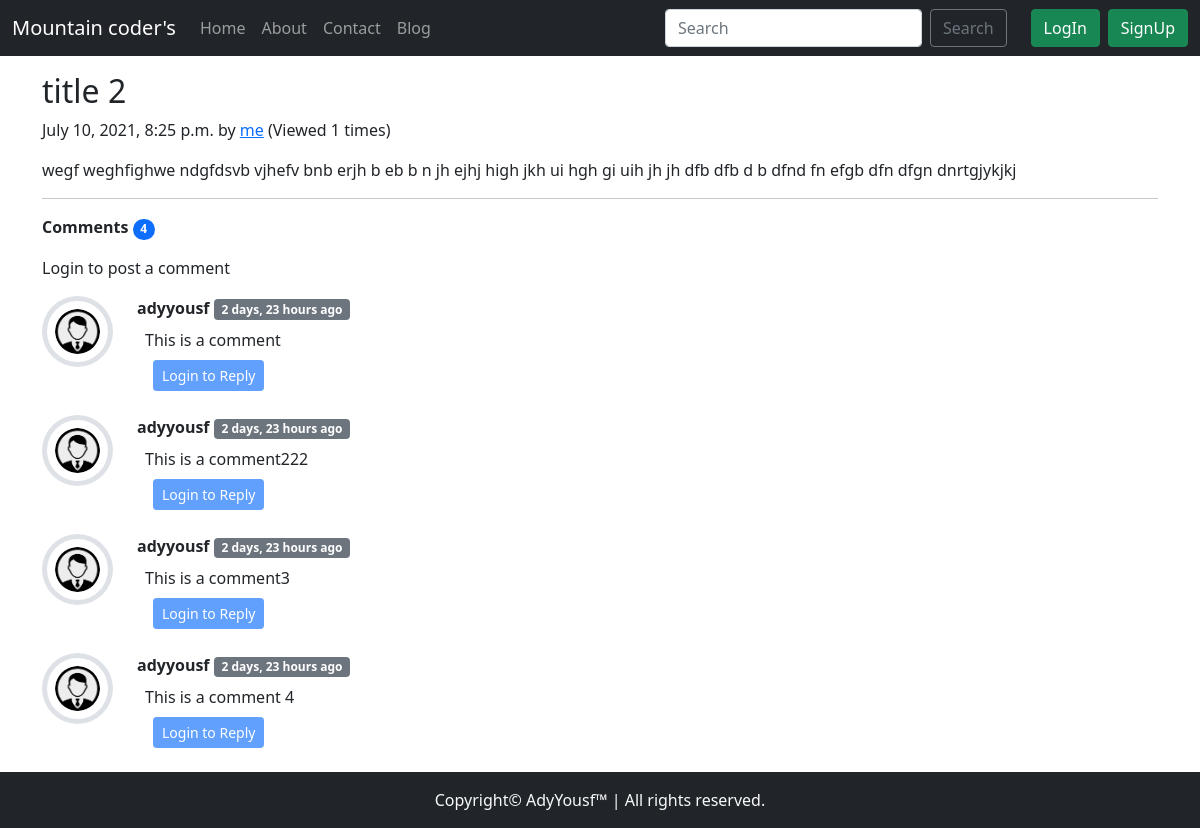
The app's page /blog/secondpost, older data.
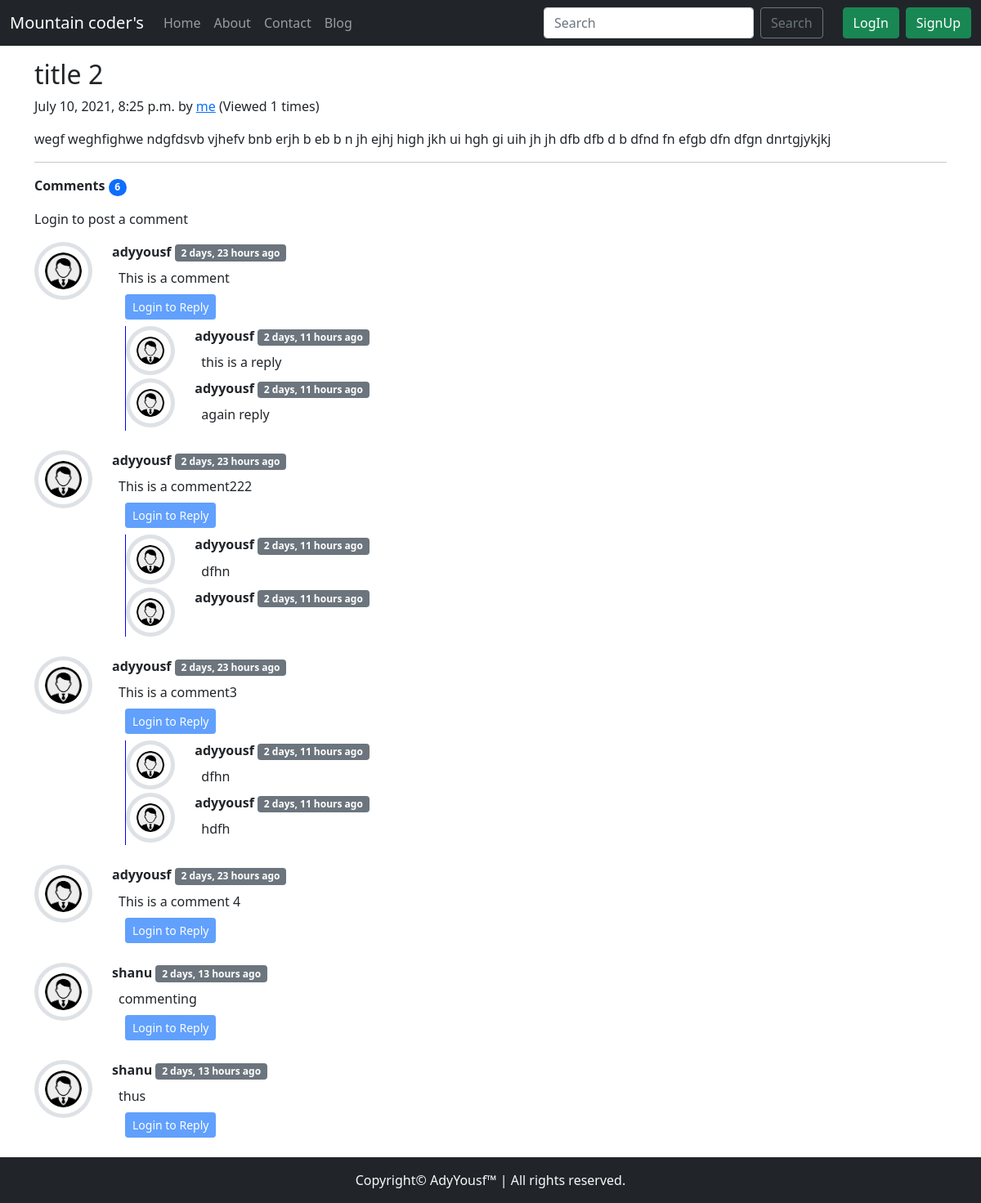
The same page, newer data.
### blog/models.py (models this page shows, shortened)
class Post(models.Model):
    sno = models.AutoField(primary_key=True)
    title = models.CharField(max_length=40)
    content = models.TextField()
    author = models.CharField(max_length=40)
    slug = models.CharField(max_length=100)
    views = models.IntegerField(default=0)
    timeStamp = models.DateTimeField(blank=True)

class BlogComment(models.Model):
    sno = models.AutoField(primary_key=True)
    comment = models.TextField()
    user = models.ForeignKey(User, on_delete=models.CASCADE)
    post = models.ForeignKey(Post, on_delete=models.CASCADE)
    parent = models.ForeignKey('self', on_delete=models.CASCADE, null=True)
    timeStamp = models.DateTimeField(default=now)
    def __str__(self):
        return self.comment[0:13] + "..." + "by " + self.user.username

### blog/views.py (the view)
# urls.py: path('<str:slug>', views.blogPost, name='blogPost'),
def blogPost(request, slug):
    post = Post.objects.filter(slug=slug).first()
    post.views = post.views + 1
    post.save()
    comments = BlogComment.objects.filter(post=post, parent=None)
    replies = BlogComment.objects.filter(post=post).exclude(parent=None)
    replyDict = {}
    for reply in replies:
        if reply.parent.sno not in replyDict.keys():
            replyDict[reply.parent.sno] = [reply]
        else:
            replyDict[reply.parent.sno].append(reply)
    print(replyDict)
    context = {'post': post, 'comments': comments, 'user': request.user, 'replyDict': replyDict}
    return render(request, 'blog/blogPost.html', context)

### blog/templatetags/extras.py (called while the page is built)
@register.filter(name='get_val')
def get_val(dict, key):
    return dict.get(key)

### templates/blog/blogPost.html (shortened to what this page needs)
{% extends 'base.html' %}
{% block body %}
{% load humanize %}
{% load extras %}
<div class="container my-3">
    <h2 class="blog-post-title">{{post.title}}</h2>
    <p class="blog-post-meta">{{post.timeStamp}} by <a href="/about">{{post.author}}</a> (<span>Viewed {{post.views}} times</span>)</p>
    <p>{{post.content|safe}}</p>
    <hr>
</div>
<div class="container">
    <p><strong>  Comments </strong><span class="badge rounded-pill bg-primary">{{comments.count}}</span></p>
    <div class="my-2">
        {% if user.is_authenticated %}
        <form action="/blog/postComment" method="post">
            {% csrf_token %}
            <div class="mb-3">
                <label for="exampleInputEmail1" class="form-label">Post Comment</label>
                <input type="text" class="form-control" name="comment" placeholder="Enter comment here">
            </div>
            <input type="hidden" name="postSno" value="{{post.sno}}">
            <input type="hidden" name="parentSno" value="">
            <button type="submit" class="btn btn-primary">Submit</button>
        </form>
        {% else %}
        <p>Login to post a comment</p>
        {% endif %}
    </div>
    {% for comment in comments %}
    <div class="row my-3">
        <div class="col-md-1 ">
            <img class="rounded-circle mx-auto d-block w-100 p-2 border border-5" src="/static/img/user.png" alt="user">
        </div>
        <div class="col-md-11  "><b>{{comment.user.username}}</b> <span
                class="badge bg-secondary">{{comment.timeStamp | naturaltime}}</span>
            <div class="p-2"> {{comment.comment}} </div>
            <div class="reply mx-0">
                {% if user.is_authenticated %}
                <button class="btn btn-sm btn-primary mx-3" type="button" data-bs-toggle="collapse"
                    data-bs-target="#replyBox{{comment.sno}}" aria-expanded="false"
                    aria-controls="replyBox{{comment.sno}}">
                    Reply
                </button>
                <div class="collapse mx-3" id="replyBox{{comment.sno}}">
                    <div class="card card-body my-2">
                        <form action="/blog/postComment" method="post">
                            {% csrf_token %}
                            <div class="mb-3">
                                <label for="comment" class="form-label">Post a Reply</label>
                                <input type="text" class="form-control" name="comment" placeholder="Enter comment here">
                                <input type="hidden" name="parentSno" value="{{comment.sno}}">
                            </div>
                            <input type="hidden" name="postSno" value="{{post.sno}}">
                            <button type="submit" class="btn btn-primary">Submit</button>
                        </form>
                    </div>
                </div>
                {% else %}
                <button class="btn btn-sm btn-primary mx-3" type="button" data-bs-toggle="collapse"
                    data-bs-target="#replyBox{{comment.sno}}" aria-expanded="false"
                    aria-controls="replyBox{{comment.sno}}" disabled>
                    Login to Reply
                </button>
                {% endif %}
            </div>
                <div class="replies mx-3 my-2" style="border-left:1px solid blue">
                    {% for reply in replyDict|get_val:comment.sno %}
                    <div class="row">
                        <div class="col-md-1">
                            <img class="rounded-circle mx-auto d-block w-100 p-2 border border-5" src="/static/img/user.png"
                                alt="user">
                        </div>
                            <div class="col-md-11  "><b>{{reply.user.username}}</b> <span
                                    class="badge bg-secondary">{{reply.timeStamp|naturaltime}}</span>
                                <div class="p-2"> {{reply.comment}} </div>
                            </div>
                        <br>
                    </div>
                    {% endfor %}
                </div>
                </div>
        </div>
        {% endfor %}
    </div>
    {% endblock %}

### templates/base.html (shortened to what this page needs)
<!DOCTYPE html>
<html lang="en">
<head>
    <link href="https://cdn.jsdelivr.net/npm/bootstrap@5.0.2/dist/css/bootstrap.min.css" rel="stylesheet"
 />
</head>
<body>
    <nav class="navbar navbar-expand-lg navbar-dark bg-dark">
        <div class="container-fluid">
            <a class="navbar-brand" href="/">Mountain coder's</a>
            <div class="collapse navbar-collapse" id="navbarSupportedContent">
                <ul class="navbar-nav me-auto mb-2 mb-lg-0">
                    <li class="nav-item">
                        <a class="nav-link {% block homeactive %}{% endblock homeactive %}" aria-current="page"
                            href="/">Home</a>
                    </li>
                    <li class="nav-item">
                        <a class="nav-link {% block aboutactive %}{% endblock aboutactive %}" aria-current="page"
                            href="/about">About</a>
                    </li>
                    <li class="nav-item">
                        <a class="nav-link {% block contactactive %}{% endblock contactactive %}"
                            href="/contact">Contact</a>
                    </li>
                    <li class="nav-item">
                        <a class="nav-link {% block blogactive %}{% endblock blogactive %}" href="/blog">Blog</a>
                    </li>
                </ul>
                <form action="/search" method='get' class="d-flex my-2 my-lg-0 mx-3">
                    <input class="form-control me-2" type="search" placeholder="Search" name="query" id="query"
                        aria-label="Search" />
                    <button class="btn btn-outline-secondary my-2 my-sm-0" type="submit">
                        Search
                    </button>
                </form>
                {% if user.is_authenticated %}
                <div class="btn-group">
                    <button type="button" class="btn btn-info dropdown-toggle" data-bs-toggle="dropdown"
                        aria-expanded="false">
                        <strong class="font-monospace text-capitalize">Welcome {{request.user}}</strong>
                    </button>
                    <ul class="dropdown-menu dropdown-menu-dark">
                        <li><a class="dropdown-item" href="/logout">Logout</a></li>
                    </ul>
                </div>
                {% else %}
                <button type="button" class="btn btn-success mx-2" data-bs-toggle="modal" data-bs-target="#loginModal">
                    LogIn
                </button>
                <button type="button" class="btn btn-success mr-2" data-bs-toggle="modal" data-bs-target="#signupModal">
                    SignUp
                </button>
                {% endif %}
            </div>
        </div>
    </nav>
    {% block body %}
    {% endblock body %}
    <footer class="py-3 text-light text-center bg-dark">Copyright&copy; AdyYousf&trade; | All rights reserved.</footer>
</body>
</html>

Row changes from the older to the newer data that the page shows:
added BlogComment: user.username "adyyousf", timeStamp "2 days, 11 hours ago", comment "this is a reply"
added BlogComment: user.username "adyyousf", timeStamp "2 days, 11 hours ago", comment "again reply"
added BlogComment: user.username "adyyousf", timeStamp "2 days, 11 hours ago", comment "dfhn"
added BlogComment: user.username "adyyousf", timeStamp "2 days, 11 hours ago"
added BlogComment: user.username "adyyousf", timeStamp "2 days, 11 hours ago", comment "dfhn"
added BlogComment: user.username "adyyousf", timeStamp "2 days, 11 hours ago", comment "hdfh"
added BlogComment: user.username "shanu", timeStamp "2 days, 13 hours ago", comment "commenting", shown under "title 2"
added BlogComment: user.username "shanu", timeStamp "2 days, 13 hours ago", comment "thus", shown under "title 2"
Text that changed along with them:
{{ comments.count }}: "4" → "6"
